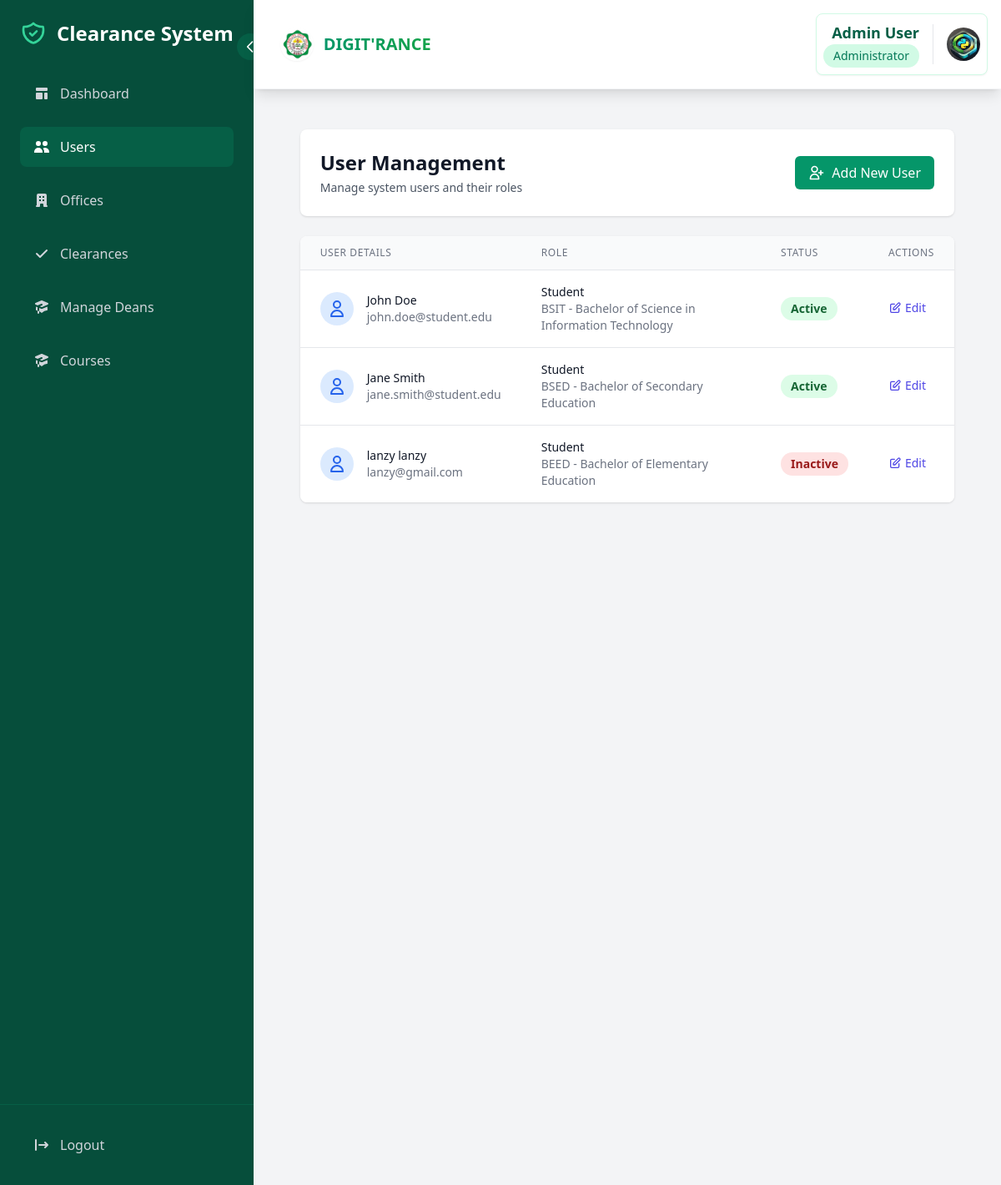
The page /dashboard/admin/users/ (signed in) on the database its author committed.
### core/models.py (models this page shows, shortened)
class Student(models.Model):
    student_id = models.CharField(max_length=20, unique=True)
    user = models.OneToOneField(User, on_delete=models.CASCADE)
    course = models.ForeignKey(Course, on_delete=models.PROTECT)
    year_level = models.IntegerField()
    is_boarder = models.BooleanField(default=False)
    created_at = models.DateTimeField(auto_now_add=True)
    program_chair = models.ForeignKey(ProgramChair, on_delete=models.SET_NULL, null=True, blank=True, related_name="students")
    dormitory_owner = models.ForeignKey(Staff, on_delete=models.SET_NULL, null=True, blank=True, related_name="students_dorm", limit_choices_to={'is_dormitory_owner': True})
    is_approved = models.BooleanField(default=False)
    approval_date = models.DateTimeField(null=True, blank=True)
    approval_admin = models.ForeignKey(User, on_delete=models.SET_NULL, null=True, blank=True, related_name='approved_students')
    profile_picture = models.ImageField(
        upload_to='student_profiles/',
        null=True,
        blank=True
    )

class Course(models.Model):
    code = models.CharField(max_length=10, unique=True)  # e.g., BSIT, BPED
    name = models.CharField(max_length=100)  # e.g., Bachelor of Science in Information Technology
    dean = models.ForeignKey(Dean, on_delete=models.CASCADE, related_name='courses')
    is_active = models.BooleanField(default=True)  # To mark if course is currently offered
    created_at = models.DateTimeField(auto_now_add=True)
    updated_at = models.DateTimeField(auto_now=True)
    class Meta:
        ordering = ['code']
    def __str__(self):
        return f"{self.code} - {self.name}"

### core/views.py (the view)
# urls.py: path('dashboard/admin/users/', views.admin_users, name='admin_users'),
@login_required
@user_passes_test(lambda u: u.is_superuser)
def admin_users(request):
    context = {
        'students': Student.objects.select_related('user', 'course').all(),
        'staff': Staff.objects.select_related('user', 'office').all(),
        'program_chairs': ProgramChair.objects.select_related('user').all(),
    }
    return render(request, 'admin/users.html', context)

### core/models.py (called while the page is built)
    def get_profile_picture_url(self):
        if self.profile_picture and hasattr(self.profile_picture, 'url'):
            return self.profile_picture.url
        return static('img/default-profile.png')

### templates/admin/users.html (shortened to what this page needs)
{% extends 'admin/base_admin.html' %}
{% block admin_content %}
<div class="space-y-6">
    <div class="bg-white shadow rounded-lg p-6">
        <div class="flex justify-between items-center">
            <div>
                <h2 class="text-2xl font-bold text-gray-900">User Management</h2>
                <p class="text-sm text-gray-600 mt-1">Manage system users and their roles</p>
            </div>
            <a href="{% url 'create_user' %}"
               class="inline-flex items-center px-4 py-2 bg-emerald-600 text-white rounded-md hover:bg-emerald-700 transition-colors duration-200 transform hover:scale-105">
                <svg class="w-5 h-5 mr-2" fill="none" stroke="currentColor" viewBox="0 0 24 24">
                    <path stroke-linecap="round" stroke-linejoin="round" stroke-width="2" d="M18 9v3m0 0v3m0-3h3m-3 0h-3m-2-5a4 4 0 11-8 0 4 4 0 018 0zM3 20a6 6 0 0112 0v1H3v-1z"/>
                </svg>
                Add New User
            </a>
        </div>
    </div>
    <div class="bg-white shadow rounded-lg overflow-hidden">
        <div class="overflow-x-auto">
            <table class="min-w-full divide-y divide-gray-200">
                <thead class="bg-gray-50">
                    <tr>
                        <th scope="col" class="px-6 py-3 text-left text-xs font-medium text-gray-500 uppercase tracking-wider">
                            User Details
                        </th>
                        <th scope="col" class="px-6 py-3 text-left text-xs font-medium text-gray-500 uppercase tracking-wider">
                            Role
                        </th>
                        <th scope="col" class="px-6 py-3 text-left text-xs font-medium text-gray-500 uppercase tracking-wider">
                            Status
                        </th>
                        <th scope="col" class="px-6 py-3 text-left text-xs font-medium text-gray-500 uppercase tracking-wider">
                            Actions
                        </th>
                    </tr>
                </thead>
                <tbody class="bg-white divide-y divide-gray-200">
                    {% for student in students %}
                    <tr class="hover:bg-gray-50 transition-colors duration-200">
                        <td class="px-6 py-4">
                            <div class="flex items-center">
                                <div class="flex-shrink-0 h-10 w-10 bg-blue-100 rounded-full flex items-center justify-center">
                                    <svg class="h-6 w-6 text-blue-600" fill="none" stroke="currentColor" viewBox="0 0 24 24">
                                        <path stroke-linecap="round" stroke-linejoin="round" stroke-width="2" d="M16 7a4 4 0 11-8 0 4 4 0 018 0zM12 14a7 7 0 00-7 7h14a7 7 0 00-7-7z"/>
                                    </svg>
                                </div>
                                <div class="ml-4">
                                    <div class="text-sm font-medium text-gray-900">{{ student.user.get_full_name }}</div>
                                    <div class="text-sm text-gray-500">{{ student.user.email }}</div>
                                </div>
                            </div>
                        </td>
                        <td class="px-6 py-4">
                            <div class="text-sm text-gray-900">Student</div>
                            <div class="text-sm text-gray-500">{{ student.course }}</div>
                        </td>
                        <td class="px-6 py-4">
                            <span class="px-3 py-1 inline-flex text-sm leading-5 font-semibold rounded-full {% if student.user.is_active %}bg-green-100 text-green-800{% else %}bg-red-100 text-red-800{% endif %}">
                                {{ student.user.is_active|yesno:"Active,Inactive" }}
                            </span>
                        </td>
                        <td class="px-6 py-4 text-sm font-medium space-x-3">
                            <a href="#" class="text-indigo-600 hover:text-indigo-900 inline-flex items-center">
                                <svg class="w-4 h-4 mr-1" fill="none" stroke="currentColor" viewBox="0 0 24 24">
                                    <path stroke-linecap="round" stroke-linejoin="round" stroke-width="2" d="M11 5H6a2 2 0 00-2 2v11a2 2 0 002 2h11a2 2 0 002-2v-5m-1.414-9.414a2 2 0 112.828 2.828L11.828 15H9v-2.828l8.586-8.586z"/>
                                </svg>
                                Edit
                            </a>
                        </td>
                    </tr>
                    {% endfor %}
                </tbody>
            </table>
        </div>
    </div>
</div>
{% endblock %}

### templates/components/navbar.html (shortened to what this page needs)
{% load static %}
<header class="bg-white shadow-lg p-4 flex justify-between items-center border-b border-gray-100 sticky top-0 z-50">
    <div class="flex items-center">
        <h1 class="text-xl font-bold flex items-center ml-4 text-gray-800">
            <a href="{% url 'home' %}" class="flex items-center group">
                <img src="{% static 'img/permit_logo.png' %}" alt="JHCSC Logo" class="h-10 w-10 mr-3 rounded-full shadow-sm">
                <span class="text-gradient bg-clip-text text-transparent bg-gradient-to-r from-emerald-600 to-green-600 group-hover:from-emerald-700 group-hover:to-green-700 transition-all">
                </span>
            </a>
        </h1>
    </div>
    <div class="flex items-center">
        {% if user.is_authenticated %}
            <div class="bg-white rounded-lg shadow-sm border border-emerald-100 hover:shadow-md transition-all duration-200">
                <div class="flex items-center space-x-4 p-2">
                    <div class="flex flex-col items-end">
                        <span class="font-semibold text-lg text-emerald-800">
                            {% if user.programchair %}
                                {{ user.get_full_name }}
                            {% elif user.student %}
                                {{ user.student.full_name }}
                            {% elif user.staff %}
                                {{ user.get_full_name }}
                            {% else %}
                                {{ user.get_full_name }}
                            {% endif %}
                        </span>
                        <span class="text-sm px-3 py-1 bg-emerald-100 text-emerald-700 rounded-full font-medium">
                            {% if user.programchair %}
                                Program Chair
                            {% elif user.student %}
                                Student
                            {% elif user.staff %}
                                Staff
                            {% elif user.is_superuser %}
                                Administrator
                            {% endif %}
                        </span>
                    </div>
                    <div class="relative group">
                        {% if user.student %}
                            <img src="{{ user.student.get_profile_picture_url }}"
                                 alt="Profile"
                                 class="w-10 h-10 rounded-full object-cover">
                        {% elif user.programchair %}
                            <img src="{{ user.programchair.get_profile_picture_url }}"
                                 alt="Profile"
                                 class="w-10 h-10 rounded-full object-cover">
                        {% elif user.staff %}
                            <img src="{{ user.staff.get_profile_picture_url }}"
                                 alt="Profile"
                                 class="w-10 h-10 rounded-full object-cover">
                        {% elif user.is_superuser %}
                            {% if user.userprofile %}
                                <img src="{{ user.userprofile.get_profile_picture_url }}"
                                     alt="Profile"
                                     class="w-10 h-10 rounded-full object-cover">
                            {% else %}
                                <img src="{% static 'img/default-profile.png' %}"
                                     alt="Profile"
                                     class="w-10 h-10 rounded-full object-cover">
                            {% endif %}
                        {% endif %}
                    </div>
                </div>
            </div>
        {% endif %}
    </div>
</header>

### templates/components/navbar.html (style rules this page uses)
.text-gradient { background-size: 100%; -webkit-background-clip: text; -moz-background-clip: text; -webkit-text-fill-color: transparent; -moz-text-fill-color: transparent; }

### rows shown on the page
Student: user.get_full_name "John Doe", user.email "john.doe@student.edu", course "BSIT - Bachelor of Science in Information Technology", user.is_active "Active"
Student: user.get_full_name "Jane Smith", user.email "jane.smith@student.edu", course "BSED - Bachelor of Secondary Education", user.is_active "Active"
Student: user.get_full_name "lanzy lanzy", user.email "lanzy@gmail.com", course "BEED - Bachelor of Elementary Education", user.is_active "Inactive"

### other values the page prints
{{ user.get_full_name }} "Admin User"
